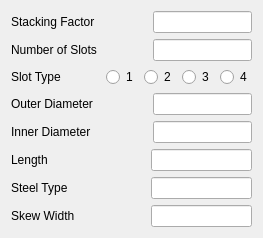
                        <widget class="QWidget" name="tab_9">
                         <attribute name="title">
                          <string>Rotor</string>
                         </attribute>
                         <layout class="QVBoxLayout" name="verticalLayout_4">
                          <item>
                           <layout class="QHBoxLayout" name="horizontalLayout_15" stretch="0,1,2">
                            <item>
                             <widget class="QLabel" name="label_15">
                              <property name="text">
                               <string>Stacking Factor </string>
                              </property>
                             </widget>
                            </item>
                            <item>
                             <spacer name="horizontalSpacer_17">
                              <property name="orientation">
                               <enum>Qt::Horizontal</enum>
                              </property>
                              <property name="sizeHint" stdset="0">
                               <size>
                                <width>40</width>
                                <height>20</height>
                               </size>
                              </property>
                             </spacer>
                            </item>
                            <item>
                             <widget class="QLineEdit" name="lineEdit15"/>
                            </item>
                           </layout>
                          </item>
                          <item>
                           <layout class="QHBoxLayout" name="horizontalLayout_16" stretch="0,1,2">
                            <item>
                             <widget class="QLabel" name="label_16">
                              <property name="text">
                               <string>Number of Slots</string>
                              </property>
                             </widget>
                            </item>
                            <item>
                             <spacer name="horizontalSpacer_18">
                              <property name="orientation">
                               <enum>Qt::Horizontal</enum>
                              </property>
                              <property name="sizeHint" stdset="0">
                               <size>
                                <width>40</width>
                                <height>20</height>
                               </size>
                              </property>
                             </spacer>
                            </item>
                            <item>
                             <widget class="QLineEdit" name="lineEdit16"/>
                            </item>
                           </layout>
                          </item>
                          <item>
                           <layout class="QHBoxLayout" name="horizontalLayout_22" stretch="4,1,1,1,1">
                            <item>
                             <widget class="QLabel" name="label_17">
                              <property name="text">
                               <string>Slot Type</string>
                              </property>
                             </widget>
                            </item>
                            <item>
                             <widget class="QRadioButton" name="radioButton1">
                              <property name="text">
                               <string>1</string>
                              </property>
                             </widget>
                            </item>
                            <item>
                             <widget class="QRadioButton" name="radioButton2">
                              <property name="text">
                               <string>2</string>
                              </property>
                             </widget>
                            </item>
                            <item>
                             <widget class="QRadioButton" name="radioButton3">
                              <property name="text">
                               <string>3</string>
                              </property>
                             </widget>
                            </item>
                            <item>
                             <widget class="QRadioButton" name="radioButton4">
                              <property name="text">
                               <string>4</string>
                              </property>
                             </widget>
                            </item>
                           </layout>
                          </item>
                          <item>
                           <layout class="QHBoxLayout" name="horizontalLayout_17" stretch="0,1,2">
                            <item>
                             <widget class="QLabel" name="label_18">
                              <property name="text">
                               <string>Outer Diameter </string>
                              </property>
                             </widget>
                            </item>
                            <item>
                             <spacer name="horizontalSpacer_19">
                              <property name="orientation">
                               <enum>Qt::Horizontal</enum>
                              </property>
                              <property name="sizeHint" stdset="0">
                               <size>
                                <width>40</width>
                                <height>20</height>
                               </size>
                              </property>
                             </spacer>
                            </item>
                            <item>
                             <widget class="QLineEdit" name="lineEdit17"/>
                            </item>
                           </layout>
                          </item>
                          <item>
                           <layout class="QHBoxLayout" name="horizontalLayout_18" stretch="0,1,2">
                            <item>
                             <widget class="QLabel" name="label_19">
                              <property name="text">
                               <string>Inner Diameter  </string>
                              </property>
                             </widget>
                            </item>
                            <item>
                             <spacer name="horizontalSpacer_20">
                              <property name="orientation">
                               <enum>Qt::Horizontal</enum>
                              </property>
                              <property name="sizeHint" stdset="0">
                               <size>
                                <width>40</width>
                                <height>20</height>
                               </size>
                              </property>
                             </spacer>
                            </item>
                            <item>
                             <widget class="QLineEdit" name="lineEdit18"/>
                            </item>
                           </layout>
                          </item>
                          <item>
                           <layout class="QHBoxLayout" name="horizontalLayout_19" stretch="0,1,2">
                            <item>
                             <widget class="QLabel" name="label_20">
                              <property name="text">
                               <string>Length              </string>
                              </property>
                             </widget>
                            </item>
                            <item>
                             <spacer name="horizontalSpacer_21">
                              <property name="orientation">
                               <enum>Qt::Horizontal</enum>
                              </property>
                              <property name="sizeHint" stdset="0">
                               <size>
                                <width>40</width>
                                <height>20</height>
                               </size>
                              </property>
                             </spacer>
                            </item>
                            <item>
                             <widget class="QLineEdit" name="lineEdit19"/>
                            </item>
                           </layout>
                          </item>
                          <item>
                           <layout class="QHBoxLayout" name="horizontalLayout_20" stretch="0,1,2">
                            <item>
                             <widget class="QLabel" name="label_21">
                              <property name="text">
                               <string>Steel Type        </string>
                              </property>
                             </widget>
                            </item>
                            <item>
                             <spacer name="horizontalSpacer_22">
                              <property name="orientation">
                               <enum>Qt::Horizontal</enum>
                              </property>
                              <property name="sizeHint" stdset="0">
                               <size>
                                <width>40</width>
                                <height>20</height>
                               </size>
                              </property>
                             </spacer>
                            </item>
                            <item>
                             <widget class="QLineEdit" name="lineEdit20"/>
                            </item>
                           </layout>
                          </item>
                          <item>
                           <layout class="QHBoxLayout" name="horizontalLayout_21" stretch="0,1,2">
                            <item>
                             <widget class="QLabel" name="label_22">
                              <property name="text">
                               <string>Skew Width      </string>
                              </property>
                             </widget>
                            </item>
                            <item>
                             <spacer name="horizontalSpacer_23">
                              <property name="orientation">
                               <enum>Qt::Horizontal</enum>
                              </property>
                              <property name="sizeHint" stdset="0">
                               <size>
                                <width>40</width>
                                <height>20</height>
                               </size>
                              </property>
                             </spacer>
                            </item>
                            <item>
                             <widget class="QLineEdit" name="lineEdit21"/>
                            </item>
                           </layout>
                          </item>
                         </layout>
                        </widget>
